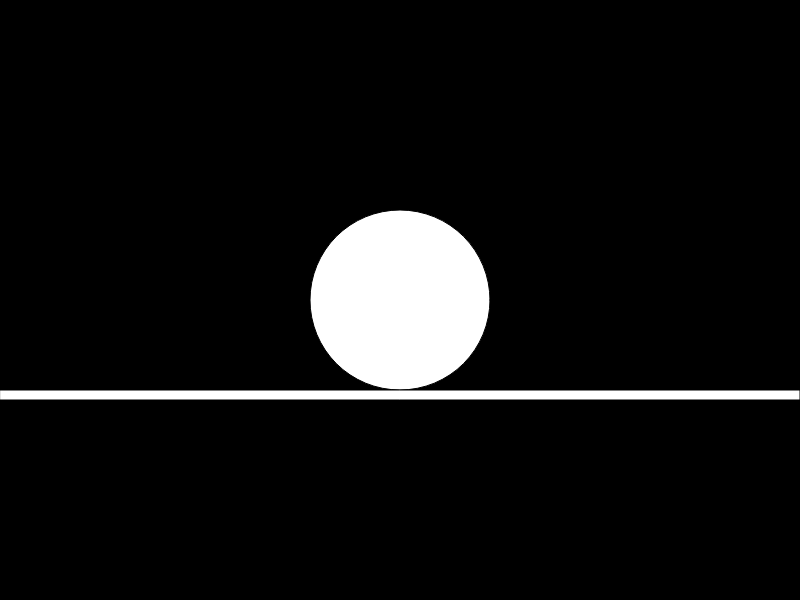
Frame 1 (no input)
Frame 60 (no input): identical to frame 1, image omitted
Frame 120 (the mouse pressed at the canvas centre since frame 60): identical to frame 1, image omitted

The p5.js sketch that drew this single still picture (run headless with seeded random() and noise() and a simulated clock; from frame 60 on, the mouse is pressed at the canvas centre):

// p5.js sketch
// ── sketch.js
/* Daniel Shiffman http://codingtra.in http://patreon.com/codingtrain Code for: https://youtu.be/cXgA1d_E-jY&.
Modificeret til gymnasiebrug af Simon Moe*/


var ball;

function setup() {
  createCanvas(800, 600);
  ball = new Ball();
}

function draw() {
    background(0);

    ball.update();
    ball.show();

}

 function keyPressed() {
  if (key == ' ') {
    ball.up();
  }
}


/*
Opgaver 

Se opgaverne i ball.js. 

*/
// ── ball.js
/* Udviklet af Daniel Shiffman - http://patreon.com/codingtrain
Videre modificeret og udviklet til gymnasiebrug af Simon Moe 
*/

function Ball() {
    this.y = height/2;
    this.x = width/2;
    this.size = 180;

  this.show = function() {
    fill(255);
    ellipse(this.x, this.y, this.size, this.size);
    rect(0, this.y + this.size/2,width,10);
  }

  this.update = function() {      

  }

  this.up = function() {

  }
 
}

/*

Gennemgås i plenum

For det første har vi et objekt her - en bold - som vi gerne vil have til at opføre sig som en bold. 

Metoderne show() og update() bliver kaldt hele tiden, mens up() kun bliver kaldt, hvis brugeren trykker på mellemrumstasten.

Og lad os bare starte med metoden update(); Hvad skal der til for at bolden falder til jorden?

Jo, så må vi tilføje noget til boldens y-værdi. Og for at gøre det rigtigt, kan vi lige så godt starte med at lave en variabel. Lad os kalde den gravity. 

Opgave 1: Lav en variabel this.gravity = 0.6, på samme måde som x og y variablene er defineret. Brug variablen til at sætte boldens y-værdi i funktionen update();

Men for at følge Newton bare en lille smule, hvor vi husker at der både er tyngdekraft og hastighed, laver vi en variabel til - velocity (hastighed). Som vi så hele tiden lægger sammen med med gravity, hvorefter vi lægger VELOCITY til y-værdien. (tyngdekraften gør at boldens hastighed bliver større jo længere den falder) 

Opgave 2: lav en ny variabel, this.velocity = 0, som først adderes med gravity og derefter opskriver boldens y-værdi (i stedet for gravity).

Nu forsvinder bolden pænt nedad, MEN når den rammer bunden, forsvinder den ud af skærmen. Vi må hellere lave en betingelse i funktionen update() som sætter en grænse for hvad boldens y-værdi kan være. 

Opgave 3: Lav en betingelse (if(){}) i update(), som sørger for at bolden ikke kan ryge ud af skærmens bund. Brug operatoren >= så du spørger om boldens y-værdi er blevet større end eller lig med højden  

Nu mangler vi ligesom noget vi kan skubbe til bolden med. Lad os lave en ny variabel, lift, som vi kan bruge til hele tiden at få bolden til at hoppe opad, når brugeren trykker på mellemrumstasten. 

Opgave 4: lav en variabel, lift, og brug den til at sende bolden opad i update(); Husk ikke at påvirke boldens y-værdi direkte - brug velocity!

Vi har lidt glemt noget luftmodstand. Luftmodstand vil påvirke boldens hastighed i negativ retning med en eller anden konstant. Hastighed * luftmodstand. 

Opgave 5: Kan du oprette en variabel, friction, som hele tiden påvirker hastigheden lidt? (gang velocity med en eller anden friction < 1, før du lægger den til boldens y-værdi)

Det sidste der er lidt kedeligt er at bolden ikke hopper når den rammer bunden. Kan du bruge hvad du har lært indtil nu, for at få den til det?

tip: Du skal se på den betingelse hvor bolden rammer bunden. Hidtil har vi sat boldens y værdi til 0 hvis den er større end eller lig med højden. Bum. Det er lidt primitivt. Prøv samtidig at påvirke boldens hastighed til at være negativ.  

_ _ _ _ _ _ _ _

Lidt sværere opgaver

Hvad hvis vi skal lave flere bolde med forskellig størrelse og startpunkt?

Prøv at se om du kan lave funktionen Ball() således, at den får nogle variable med i parantesen: x, y, og diameter. 

Nu skal du så huske at sætt dem internt i objektet, fx:

this.x = x; 

Osv..

Så kan du bagefter oprette to bolde i setup() (sketch.js) - fx:

ball1 = new Ball(200, 200, 24); 
ball2 = new Ball(300, 200, 12);

..nu skal du bare sørge for at begge bolde bliver vist og opdateret i draw();

_ _ _ _ _ _ _ _

Halvsvær opgave

Hvis vi antager at boldene er lavet af samme materiale, vil størrelsen påvirke den friktion der møder dem. Kan du lave boldens friktion til en afhængig variabel af størrelsen?





*/
